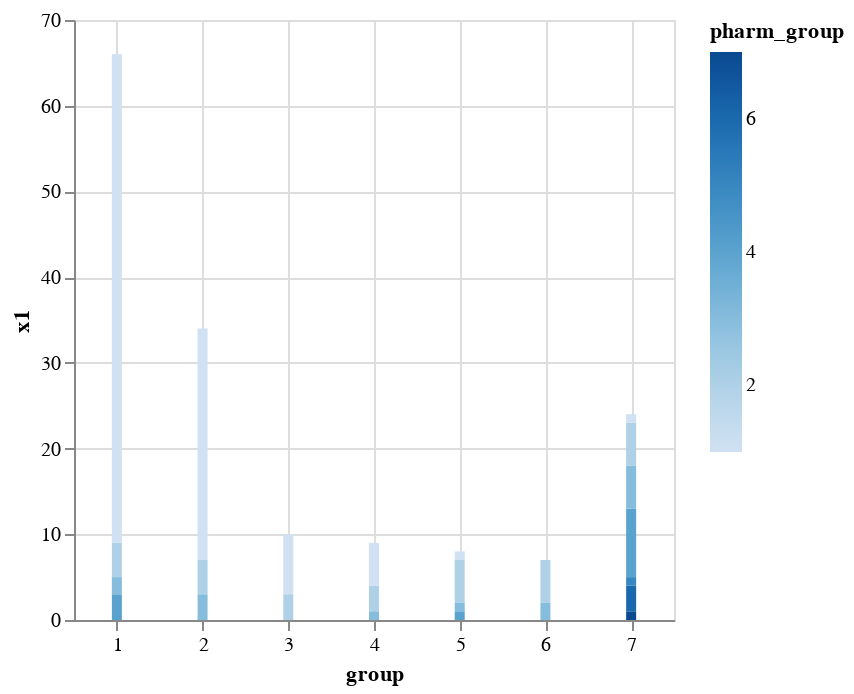

Notebook cell for this chart:
### Code cell
df |>
@vlplot(:bar,enc={x=:group,y=:x1,color=:pharm_group})

### Figure 1 — Vega-Lite specification as saved in the notebook (floating-point values rounded to 4 significant figures)
{"data": {"values": [{"group": 2, "pharm_group": 1, "x1": 27}, {"group": 3, "pharm_group": 1, "x1": 7}, {"group": 1, "pharm_group": 1, "x1": 57}, {"group": 2, "pharm_group": 3, "x1": 3}, {"group": 7, "pharm_group": 4, "x1": 8}, {"group": 7, "pharm_group": 3, "x1": 5}, {"group": 1, "pharm_group": 2, "x1": 4}, {"group": 2, "pharm_group": 2, "x1": 4}, {"group": 4, "pharm_group": 2, "x1": 3}, {"group": 7, "pharm_group": 2, "x1": 5}, {"group": 5, "pharm_group": 2, "x1": 5}, {"group": 7, "pharm_group": 1, "x1": 1}, {"group": 4, "pharm_group": 1, "x1": 5}, {"group": 5, "pharm_group": 1, "x1": 1}, {"group": 6, "pharm_group": 3, "x1": 2}, {"group": 5, "pharm_group": 3, "x1": 1}, {"group": 6, "pharm_group": 2, "x1": 5}, {"group": 4, "pharm_group": 3, "x1": 1}, {"group": 3, "pharm_group": 2, "x1": 3}, {"group": 1, "pharm_group": 4, "x1": 3}, {"group": 7, "pharm_group": 6, "x1": 3}, {"group": 7, "pharm_group": 5, "x1": 1}, {"group": 5, "pharm_group": 4, "x1": 1}, {"group": 1, "pharm_group": 3, "x1": 2}, {"group": 7, "pharm_group": 7, "x1": 1}]}, "encoding": {"color": {"field": "pharm_group", "type": "quantitative"}, "x": {"field": "group", "type": "quantitative"}, "y": {"field": "x1", "type": "quantitative"}}, "mark": "bar"}
